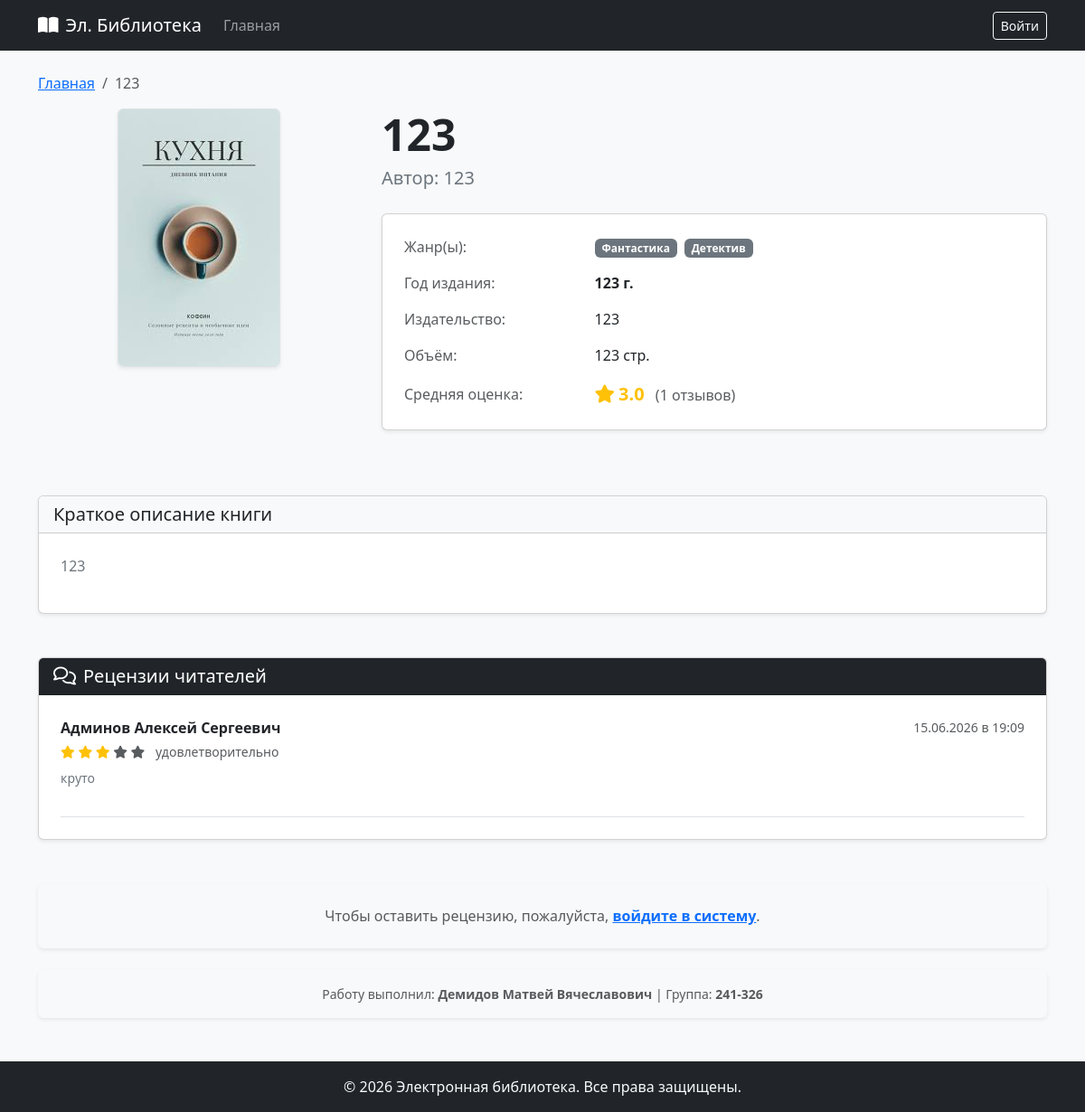
Page /books/3 on the earlier database version.
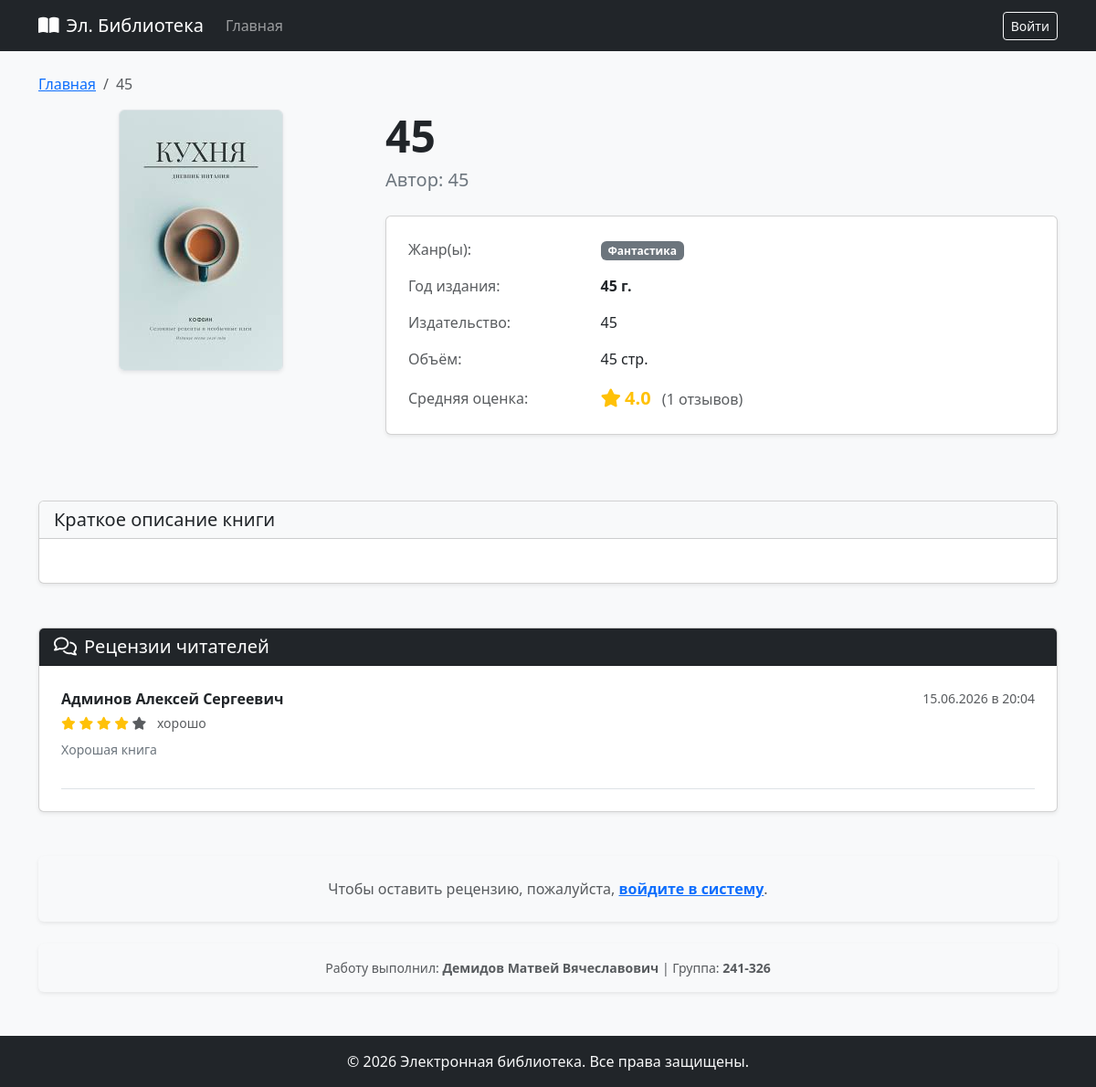
Same page on the later database version.
### models.py (models this page shows, shortened)
class Book(db.Model):
    __tablename__ = 'books'
    id = db.Column(db.Integer, primary_key=True)
    title = db.Column(db.String(255), nullable=False)
    short_description = db.Column(db.Text, nullable=False)
    year = db.Column(db.Integer, nullable=False)
    publisher = db.Column(db.String(255), nullable=False)
    author = db.Column(db.String(255), nullable=False)
    pages_count = db.Column(db.Integer, nullable=False)
    genres = db.relationship('Genre', secondary=book_genre, backref=db.backref('books', lazy=True))
    cover = db.relationship('Cover', backref='book', uselist=False, cascade="all, delete-orphan")
    reviews = db.relationship('Review', backref='book', cascade="all, delete-orphan")
    visits = db.relationship('VisitLog', backref='book', cascade="all, delete-orphan")
    @property
    def rating_info(self):
        ratings = [r.rating for r in self.reviews]
        if not ratings:
            return 0.0, 0
        avg_rating = sum(ratings) / len(ratings)
        return round(avg_rating, 2), len(ratings)

class Genre(db.Model):
    __tablename__ = 'genres'
    id = db.Column(db.Integer, primary_key=True)
    name = db.Column(db.String(100), unique=True, nullable=False)

class Review(db.Model):
    __tablename__ = 'reviews'
    id = db.Column(db.Integer, primary_key=True)
    book_id = db.Column(db.Integer, db.ForeignKey('books.id', ondelete='CASCADE'), nullable=False)
    user_id = db.Column(db.Integer, db.ForeignKey('users.id', ondelete='CASCADE'), nullable=False)
    rating = db.Column(db.Integer, nullable=False)
    text = db.Column(db.Text, nullable=False)
    created_at = db.Column(db.DateTime, default=datetime.utcnow, nullable=False)
    user = db.relationship('User')

class User(db.Model, UserMixin):
    __tablename__ = 'users'
    id = db.Column(db.Integer, primary_key=True)
    login = db.Column(db.String(50), unique=True, nullable=False)
    password_hash = db.Column(db.String(255), nullable=False)
    last_name = db.Column(db.String(50), nullable=False)
    first_name = db.Column(db.String(50), nullable=False)
    middle_name = db.Column(db.String(50))
    role_id = db.Column(db.Integer, db.ForeignKey('roles.id'), nullable=False)
    role = db.relationship('Role', backref='users')
    @property
    def get_fio(self):
        if self.middle_name:
            return f"{self.last_name} {self.first_name} {self.middle_name}"
        return f"{self.last_name} {self.first_name}"

### app.py (the view)
@app.route('/books/<int:book_id>')
def view_book(book_id):
    book = Book.query.get_or_404(book_id)
    today = datetime.utcnow().date()
    record_visit = False
    if current_user.is_authenticated:
        start_of_day = datetime.combine(today, datetime.min.time())
        end_of_day = datetime.combine(today, datetime.max.time())
        today_visits = VisitLog.query.filter(
            VisitLog.book_id == book.id,
            VisitLog.user_id == current_user.id,
            VisitLog.created_at >= start_of_day,
            VisitLog.created_at <= end_of_day
        ).count()
        if today_visits < 10:
            record_visit = True
            new_visit = VisitLog(book_id=book.id, user_id=current_user.id)
    else:
        if 'anon_visits' not in session:
            session['anon_visits'] = {}
        visits_dict = session['anon_visits']
        book_key = str(book.id)
        if book_key not in visits_dict:
            visits_dict[book_key] = []
        today_str = today.isoformat()
        today_anon_visits = [d for d in visits_dict[book_key] if d == today_str]
        if len(today_anon_visits) < 10:
            record_visit = True
            visits_dict[book_key].append(today_str)
            session['anon_visits'] = visits_dict
            session.modified = True
            new_visit = VisitLog(book_id=book.id, user_id=None)
        if 'recent_views' not in session:
            session['recent_views'] = []
        recent = session['recent_views']
        if book_id in recent:
            recent.remove(book_id)
        recent.insert(0, book_id)
        session['recent_views'] = recent[:5]
        session.modified = True
    if record_visit:
        try:
            db.session.add(new_visit)
            db.session.commit()
        except Exception as e:
            db.session.rollback()
            print(f"Ошибка сохранения лога просмотра: {e}")
    has_reviewed = False
    user_review = None
    if current_user.is_authenticated:
        user_review = Review.query.filter_by(book_id=book.id, user_id=current_user.id).first()
        if user_review:
            has_reviewed = True
    reviews = Review.query.filter_by(book_id=book.id).order_by(Review.created_at.desc()).all()
    return render_template('view_book.html', book=book, reviews=reviews, has_reviewed=has_reviewed, user_review=user_review)

### app.py (called while the page is built)
@app.template_filter('markdown')
def render_markdown(text):
    if not text:
        return ""
    return markdown.markdown(text, extensions=['fenced_code', 'tables'])

### templates/view_book.html (shortened to what the changed rows need)
{% extends 'base.html' %}
{% block content %}
<nav aria-label="breadcrumb">
    <ol class="breadcrumb">
        <li class="breadcrumb-item"><a href="{{ url_for('index') }}">Главная</a></li>
        <li class="breadcrumb-item active" aria-current="page">{{ book.title }}</li>
    </ol>
</nav>
<div class="row g-4 mb-5">
    <div class="col-md-8">
        <h1 class="display-5 fw-bold text-dark mb-1">{{ book.title }}</h1>
        <p class="lead text-secondary mb-4">Автор: <strong>{{ book.author }}</strong></p>
        <div class="card shadow-sm mb-4">
            <div class="card-body">
                <table class="table table-borderless mb-0 align-middle">
                    <tbody>
                        <tr>
                            <td>
                                {% for genre in book.genres %}
                                    <span class="badge bg-secondary me-1">{{ genre.name }}</span>
                                {% endfor %}
                            </td>
                        </tr>
                        <tr>
                            <td><strong>{{ book.year }} г.</strong></td>
                        </tr>
                        <tr>
                            <td class="text-muted">Издательство:</td>
                            <td>{{ book.publisher }}</td>
                        </tr>
                        <tr>
                            <td class="text-muted">Объём:</td>
                            <td>{{ book.pages_count }} стр.</td>
                        </tr>
                        <tr>
                            <td>
                                {% set avg_rating, rev_count = book.rating_info %}
                                <span class="text-warning fw-bold fs-5"><i class="fa-solid fa-star me-1"></i>{{ avg_rating }}</span>
                                <span class="text-muted ms-2">({{ rev_count }} отзывов)</span>
                            </td>
                        </tr>
                    </tbody>
                </table>
            </div>
        </div>
    </div>
</div>
<div class="card shadow-sm mb-5">
    <div class="card-body p-4 text-secondary">
        {{ book.short_description|markdown|safe }}
    </div>
</div>
<div class="card shadow-sm mb-5">
    <div class="card-body p-4">
        {% set ns = namespace(has_other_reviews=false) %}
        {% if reviews %}
            <div class="d-flex flex-column gap-3">
                {% for review in reviews %}
                    {% if not (current_user.is_authenticated and review.user_id == current_user.id) %}
                        {% set ns.has_other_reviews = true %}
                        <div class="border-bottom pb-3">
                            <div class="d-flex justify-content-between align-items-center mb-1">
                                <strong class="text-dark">{{ review.user.get_fio }}</strong>
                                <span class="text-muted small">{{ review.created_at.strftime('%d.%m.%Y в %H:%M') }}</span>
                            </div>
                            <div class="mb-2 small">
                                {% for i in range(5) %}
                                    <i class="fa-solid fa-star {% if i < review.rating %}text-warning{% else %}text-muted{% endif %}"></i>
                                {% endfor %}
                                <span class="text-muted ms-2">
                                    {% if review.rating == 5 %}отлично
                                    {% elif review.rating == 4 %}хорошо
                                    {% elif review.rating == 3 %}удовлетворительно
                                    {% elif review.rating == 2 %}неудовлетворительно
                                    {% elif review.rating == 1 %}плохо
                                    {% else %}ужасно
                                    {% endif %}
                                </span>
                            </div>
                            <div class="text-secondary small">
                                {{ review.text|markdown|safe }}
                            </div>
                        </div>
                    {% endif %}
                {% endfor %}
            </div>
        {% endif %}
    </div>
</div>
{% endblock %}

Differences in the rows shown:
no longer on this page (row unchanged): Genre: name "Детектив"
changed Book: title "123" → "45"; author "123" → "45"; year "123" → "45"; publisher "123" → "45"; pages_count "123" → "45"; short_description "123" → (not shown)
changed Review "Админов Алексей Сергеевич": created_at "15.06.2026 в 19:09" → "15.06.2026 в 20:04"; text "круто" → "Хорошая книга"; rating "удовлетворительно" → "хорошо"
Other differences:
{{ avg_rating }}: "3.0" → "4.0"
